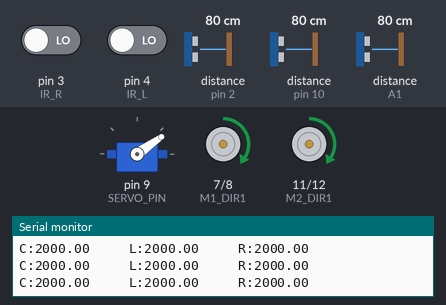
Recording of a sketch running on a simulated Arduino Uno, built with avr-gcc and run on an emulated ATmega328P. Parts: servo, motor-driver pin pairs drawn as motors (green arrow = first pin HIGH = forward, orange = second pin HIGH = backward, longer = more drive, scaled by the enable pin), the last lines printed to the serial monitor. Wiring (inferred from the names in the program): 3 × ultrasonic range finder: trigger pin 13, echo pin 10 / trigger A2, echo A1 / trigger A5, echo pin 2. The inputs (shaded band) are chosen by the test bench; at power-on: distance to the obstacle (sensors on pin 10, pin 2, A1) 80 cm, pin 3 (IR_R) LOW, pin 4 (IR_L) LOW. The echo pulse lasts 58.3 µs per cm.

Above: at 1.2 s.
1.3 s: distance to the obstacle (sensor on pin 10) set to 18 cm
2.8 s: distance to the obstacle (sensor on pin 10) set to 13 cm
At 3.7 s:
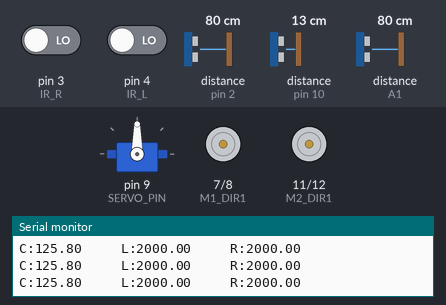
4.6 s: distance to the obstacle (sensor on pin 10) set to 35 cm
At 5.6 s:
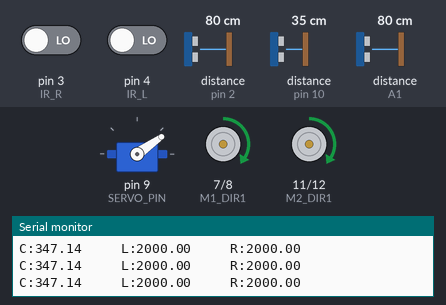
6.1 s: pin 3 (IR_R) driven HIGH
At 6.9 s:
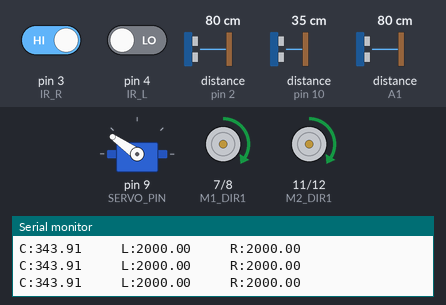
7.6 s: distance to the obstacle (sensor on pin 10) set to 2 cm
At 7.76 s:
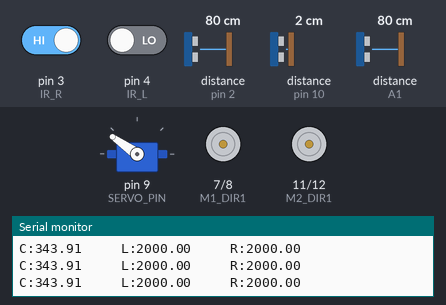
Timing chart, 0 to 10.6 s (numbered marks = the images above; inputs shaded):
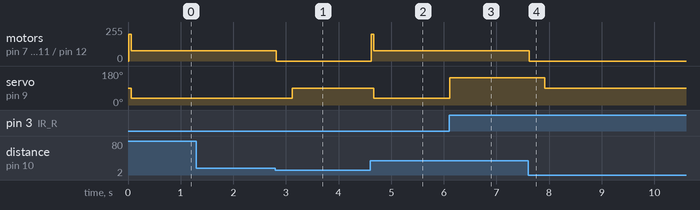

Measured:
- the behaviour switches between 16 and 15 cm on distance to the obstacle (sensor on pin 10) (found by bisection; images 0 and 1)
- after the input at 2.8 s, motor on pin 7 (M1_DIR1) / pin 8 (M1_DIR2), motor on pin 11 (M2_DIR1) / pin 12 (M2_DIR2): forward 76/255 → stopped at once; servo on pin 9 (SERVO_PIN): 35° → 90° after 0.32 s
- after the input at 4.6 s, motor on pin 7 (M1_DIR1) / pin 8 (M1_DIR2), motor on pin 11 (M2_DIR1) / pin 12 (M2_DIR2): stopped → forward 76/255 at once; servo on pin 9 (SERVO_PIN): 90° → 35° after 0.07 s
- after the input at 6.1 s, servo on pin 9 (SERVO_PIN): 35° → 145° at once
- after the input at 7.6 s, motor on pin 7 (M1_DIR1) / pin 8 (M1_DIR2), motor on pin 11 (M2_DIR1) / pin 12 (M2_DIR2): forward 76/255 → stopped at once; servo on pin 9 (SERVO_PIN): 145° → 90° after 0.32 s

The sketch:

RC_car.ino
```cpp
#include <Servo.h>
Servo servo;

const int SERVO_PIN = 9;      // 서보모터1 연결핀
const int IR_R = 3;  //  적외선센서 우측 핀
const int IR_L = 4;  // 적외선센서 좌측 핀

const int M1_PWM = 5;   // DC모터1 PWM 핀 왼
const int M1_DIR1 = 7;   // DC모터1 DIR1 핀
const int M1_DIR2 = 8;   // DC모터 1 DIR2 핀

const int M2_PWM = 6;   // DC모터2 PWM 핀
const int M2_DIR1 = 11;   // DC모터2 DIR1 핀
const int M2_DIR2 = 12;   // DC모터2 DIR2 핀

const int FC_TRIG  = 13;   // 전방 초음파 센서 TRIG 핀
const int FC_ECHO = 10;  // 전방 초음파 센서 ECHO 핀
const int L_TRIG = A2;  // 좌측 초음파 센서 TRIG 핀
const int L_ECHO = A1;  // 좌측 초음파 센서 ECHO 핀
const int R_TRIG = A5;   // 우측 초음파 센서 TRIG 핀
const int R_ECHO = 2;  // 우측 초음파 센서 ECHO 핀

const int MAX_DISTANCE = 2000; // 초음파 센서의 최대 감지거리


float center;
float left;
float right;

int state = 0;
// 자동차 튜닝 파라미터 =====================================================================
boolean detect_ir = true; // 검출선이 흰색 = true, 검정색 = false

int punch_pwm = 200; // 정지 마찰력 극복 출력 (0 ~ 255)
int punch_time = 50; // 정지 마찰력 극복 시간 (단위 msec)
int stop_time = 300; // 전진후진 전환 시간 (단위 msec)

int max_ai_pwm = 130; // 자율주행 모터 최대 출력 (0 ~ 255)
int min_ai_pwm = 70; // 자율주행 모터 최소 출력 (0 ~ 255)

int angle_offset = 0; // 서보 모터 중앙각 오프셋 (단위: 도) 마이너스 값에서 바퀴가 왼쪽으로 정렬되고 플러스 값에서 오른쪽으로 정렬됨
int angle_limit = 55; // 서보 모터 회전 제한 각 (단위: 도)


float cur_steering;
float cur_speed;
float compute_steering;
float compute_speed;

float max_pwm;
float min_pwm;

// 초음파 거리측정
float GetDistance(int trig, int echo)
{
  digitalWrite(trig, LOW);
  delayMicroseconds(4);
  digitalWrite(trig, HIGH);
  delayMicroseconds(20);
  digitalWrite(trig, LOW);

  unsigned long duration = pulseIn(echo, HIGH, 5000);
  if (duration == 0)
    return MAX_DISTANCE;
  else
    return duration * 0.17;     // 음속 340m/s
}

// 앞바퀴 조향
void SetSteering(float steering)
{
  cur_steering = constrain(steering, -1, 1);// constrain -1~ 1 값으로 제한

  float angle = cur_steering * angle_limit;
  int servoAngle = angle + 90;
  servoAngle += angle_offset;

  servoAngle = constrain(servoAngle, 0, 180);
  servo.write(servoAngle);
}


// 뒷바퀴 모터회전
void SetSpeed(float speed)
{
  speed = constrain(speed, -1, 1);

  if ((cur_speed * speed < 0) // 움직이는 중 반대 방향 명령이거나
      || (cur_speed != 0 && speed == 0)) // 움직이다가 정지라면
  {
    cur_speed = 0;
    digitalWrite(M1_PWM, HIGH);
    digitalWrite(M1_DIR1, LOW);
    digitalWrite(M1_DIR2, LOW);

    digitalWrite(M2_PWM, HIGH);
    digitalWrite(M2_DIR1, LOW);
    digitalWrite(M2_DIR2, LOW);

    if (stop_time > 0)
      delay(stop_time);
  }

  if (cur_speed == 0 && speed != 0) // 정지상태에서 출발이라면
  {
    if (punch_time > 0)
    {
      if (speed > 0)
      {
        analogWrite(M1_PWM, punch_pwm);
        digitalWrite(M1_DIR1, HIGH);
        digitalWrite(M1_DIR2, LOW);

        analogWrite(M2_PWM, punch_pwm);
        digitalWrite(M2_DIR1, HIGH);
        digitalWrite(M2_DIR2, LOW);
      }
      else if (speed < 0)
      {
        analogWrite(M1_PWM, punch_pwm);
        digitalWrite(M1_DIR1, LOW);
        digitalWrite(M1_DIR2, HIGH);

        analogWrite(M2_PWM, punch_pwm);
        digitalWrite(M2_DIR1, LOW);
        digitalWrite(M2_DIR2, HIGH);
      }
      delay(punch_time);
    }
  }

  if (speed != 0) // 명령이 정지가 아니라면
  {
    int pwm = abs(speed) * (max_pwm - min_pwm) + min_pwm;           // 0 ~ 255로 변환

    if (speed  > 0)
    {
      analogWrite(M1_PWM, pwm);
      digitalWrite(M1_DIR1, HIGH);
      digitalWrite(M1_DIR2, LOW);

      analogWrite(M2_PWM, pwm);
      digitalWrite(M2_DIR1, HIGH);
      digitalWrite(M2_DIR2, LOW);
    }
    else if (speed < 0)
    {
      analogWrite(M1_PWM, pwm);
      digitalWrite(M1_DIR1, LOW);
      digitalWrite(M1_DIR2, HIGH);

      analogWrite(M2_PWM, pwm);
      digitalWrite(M2_DIR1, LOW);
      digitalWrite(M2_DIR2, HIGH);
    }
  }
  cur_speed = speed;
}

void setup() {

  Serial.begin(115200);
  servo.attach(SERVO_PIN); //서보모터 초기화

  pinMode(IR_R, INPUT);
  pinMode(IR_L, INPUT);

  pinMode(M1_PWM, OUTPUT);
  pinMode(M1_DIR1, OUTPUT);
  pinMode(M1_DIR2, OUTPUT);
  pinMode(M2_PWM, OUTPUT);
  pinMode(M2_DIR1, OUTPUT);
  pinMode(M2_DIR2, OUTPUT);

  //Ultrasonic
  pinMode(FC_TRIG, OUTPUT);
  pinMode(FC_ECHO, INPUT);

  pinMode(L_TRIG, OUTPUT);
  pinMode(L_ECHO, INPUT);

  pinMode(R_TRIG, OUTPUT);
  pinMode(R_ECHO, INPUT);

  max_pwm = max_ai_pwm;
  min_pwm = min_ai_pwm;

  SetSteering(0);
  SetSpeed(0);
}

void loop() {
  compute_steering = cur_steering;
  compute_speed = cur_speed;

  center = GetDistance(FC_TRIG, FC_ECHO);
  left = GetDistance(L_TRIG, L_ECHO);
  right = GetDistance(R_TRIG, R_ECHO);

  if (center <= 150) {
    compute_steering = 0;
    compute_speed = 0;
  }

  else if (digitalRead(IR_R) == detect_ir && digitalRead(IR_L) == detect_ir) {
    compute_steering = 0;
    compute_speed = 1;
  }
  else if (digitalRead(IR_R) != detect_ir) { // 오른쪽 차선이 검출된 경우
    compute_steering = -1;
    compute_speed = 0.1;
  }

  else if (digitalRead(IR_L) != detect_ir) { //왼쪽 차선이 검출된 경우
    compute_steering = 1;
    compute_speed = 0.1;
  }

  SetSpeed(compute_speed);
  SetSteering(compute_steering);

  //Ultrasonic to confirm
  Serial.print("C:");
  Serial.print(center);

  Serial.print("     L:");
  Serial.print(left);

  Serial.print("     R:");
  Serial.println(right);

}
```
